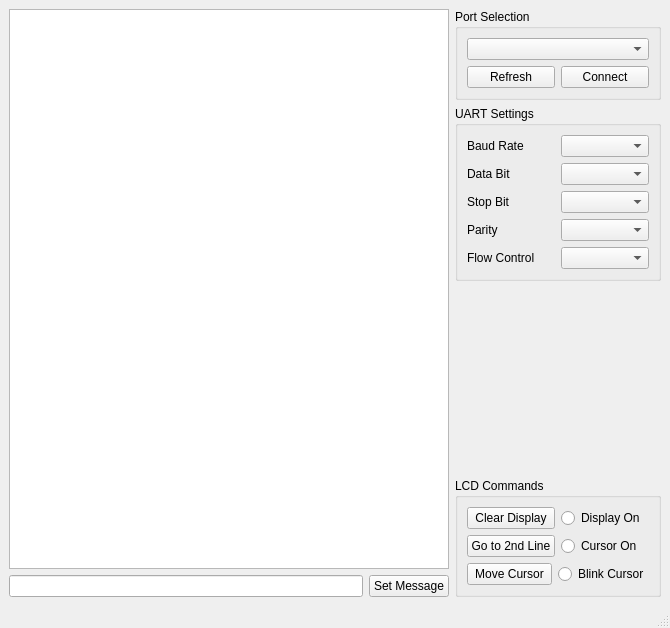
<?xml version="1.0" encoding="UTF-8"?>
<ui version="4.0">
 <class>MainWindow</class>
 <widget class="QMainWindow" name="MainWindow">
  <property name="geometry">
   <rect>
    <x>0</x>
    <y>0</y>
    <width>670</width>
    <height>628</height>
   </rect>
  </property>
  <property name="windowTitle">
   <string>MainWindow</string>
  </property>
  <widget class="QWidget" name="centralwidget">
   <layout class="QHBoxLayout" name="horizontalLayout_3">
    <item>
     <layout class="QVBoxLayout" name="verticalLayout">
      <item>
       <widget class="QPlainTextEdit" name="chat_box"/>
      </item>
      <item>
       <layout class="QHBoxLayout" name="horizontalLayout">
        <item>
         <widget class="QLineEdit" name="message_line"/>
        </item>
        <item>
         <widget class="QPushButton" name="send_button">
          <property name="text">
           <string>Set Message</string>
          </property>
         </widget>
        </item>
       </layout>
      </item>
     </layout>
    </item>
    <item>
     <layout class="QVBoxLayout" name="verticalLayout_2">
      <item alignment="Qt::AlignTop">
       <widget class="QGroupBox" name="groupBox">
        <property name="sizePolicy">
         <sizepolicy hsizetype="Preferred" vsizetype="Preferred">
          <horstretch>0</horstretch>
          <verstretch>0</verstretch>
         </sizepolicy>
        </property>
        <property name="minimumSize">
         <size>
          <width>0</width>
          <height>0</height>
         </size>
        </property>
        <property name="title">
         <string>Port Selection</string>
        </property>
        <property name="checkable">
         <bool>false</bool>
        </property>
        <layout class="QVBoxLayout" name="verticalLayout_3">
         <item>
          <widget class="QComboBox" name="comPortBox"/>
         </item>
         <item>
          <layout class="QHBoxLayout" name="horizontalLayout_2">
           <property name="sizeConstraint">
            <enum>QLayout::SetDefaultConstraint</enum>
           </property>
           <item>
            <widget class="QPushButton" name="comPortButton">
             <property name="sizePolicy">
              <sizepolicy hsizetype="Minimum" vsizetype="Fixed">
               <horstretch>0</horstretch>
               <verstretch>0</verstretch>
              </sizepolicy>
             </property>
             <property name="text">
              <string>Refresh</string>
             </property>
            </widget>
           </item>
           <item>
            <widget class="QPushButton" name="connectButton">
             <property name="text">
              <string>Connect</string>
             </property>
            </widget>
           </item>
          </layout>
         </item>
        </layout>
       </widget>
      </item>
      <item>
       <widget class="QGroupBox" name="groupBox_2">
        <property name="title">
         <string>UART Settings</string>
        </property>
        <layout class="QVBoxLayout" name="verticalLayout_4">
         <item>
          <layout class="QHBoxLayout" name="horizontalLayout_4">
           <item>
            <widget class="QLabel" name="label">
             <property name="text">
              <string>Baud Rate</string>
             </property>
            </widget>
           </item>
           <item>
            <widget class="QComboBox" name="baudRateBox"/>
           </item>
          </layout>
         </item>
         <item>
          <layout class="QHBoxLayout" name="horizontalLayout_8">
           <item>
            <widget class="QLabel" name="label_5">
             <property name="text">
              <string>Data Bit</string>
             </property>
            </widget>
           </item>
           <item>
            <widget class="QComboBox" name="dataBitBox"/>
           </item>
          </layout>
         </item>
         <item>
          <layout class="QHBoxLayout" name="horizontalLayout_7">
           <item>
            <widget class="QLabel" name="label_4">
             <property name="text">
              <string>Stop Bit</string>
             </property>
            </widget>
           </item>
           <item>
            <widget class="QComboBox" name="stopBitBox"/>
           </item>
          </layout>
         </item>
         <item>
          <layout class="QHBoxLayout" name="horizontalLayout_6">
           <item>
            <widget class="QLabel" name="label_3">
             <property name="sizePolicy">
              <sizepolicy hsizetype="Preferred" vsizetype="Preferred">
               <horstretch>0</horstretch>
               <verstretch>0</verstretch>
              </sizepolicy>
             </property>
             <property name="text">
              <string>Parity</string>
             </property>
            </widget>
           </item>
           <item>
            <widget class="QComboBox" name="parityBox"/>
           </item>
          </layout>
         </item>
         <item>
          <layout class="QHBoxLayout" name="horizontalLayout_5">
           <item>
            <widget class="QLabel" name="label_2">
             <property name="enabled">
              <bool>true</bool>
             </property>
             <property name="sizePolicy">
              <sizepolicy hsizetype="Preferred" vsizetype="Preferred">
               <horstretch>0</horstretch>
               <verstretch>0</verstretch>
              </sizepolicy>
             </property>
             <property name="text">
              <string>Flow Control</string>
             </property>
             <property name="scaledContents">
              <bool>false</bool>
             </property>
            </widget>
           </item>
           <item>
            <widget class="QComboBox" name="flowControlBox"/>
           </item>
          </layout>
         </item>
        </layout>
       </widget>
      </item>
      <item>
       <spacer name="verticalSpacer">
        <property name="orientation">
         <enum>Qt::Vertical</enum>
        </property>
        <property name="sizeHint" stdset="0">
         <size>
          <width>20</width>
          <height>40</height>
         </size>
        </property>
       </spacer>
      </item>
      <item>
       <widget class="QGroupBox" name="groupBox_3">
        <property name="title">
         <string>LCD Commands</string>
        </property>
        <layout class="QVBoxLayout" name="verticalLayout_6">
         <item>
          <layout class="QVBoxLayout" name="verticalLayout_5">
           <item>
            <layout class="QHBoxLayout" name="horizontalLayout_10">
             <item>
              <widget class="QPushButton" name="clearButton">
               <property name="sizePolicy">
                <sizepolicy hsizetype="Minimum" vsizetype="Fixed">
                 <horstretch>0</horstretch>
                 <verstretch>0</verstretch>
                </sizepolicy>
               </property>
               <property name="minimumSize">
                <size>
                 <width>85</width>
                 <height>0</height>
                </size>
               </property>
               <property name="text">
                <string>Clear Display</string>
               </property>
              </widget>
             </item>
             <item>
              <widget class="QRadioButton" name="displayOnOffButton">
               <property name="enabled">
                <bool>true</bool>
               </property>
               <property name="sizePolicy">
                <sizepolicy hsizetype="Minimum" vsizetype="Fixed">
                 <horstretch>0</horstretch>
                 <verstretch>0</verstretch>
                </sizepolicy>
               </property>
               <property name="minimumSize">
                <size>
                 <width>85</width>
                 <height>0</height>
                </size>
               </property>
               <property name="text">
                <string>Display On</string>
               </property>
               <property name="autoExclusive">
                <bool>false</bool>
               </property>
              </widget>
             </item>
            </layout>
           </item>
           <item>
            <layout class="QHBoxLayout" name="horizontalLayout_9">
             <item>
              <widget class="QPushButton" name="secondLineButton">
               <property name="minimumSize">
                <size>
                 <width>85</width>
                 <height>0</height>
                </size>
               </property>
               <property name="text">
                <string>Go to 2nd Line</string>
               </property>
              </widget>
             </item>
             <item>
              <widget class="QRadioButton" name="cursorOnButton">
               <property name="minimumSize">
                <size>
                 <width>85</width>
                 <height>0</height>
                </size>
               </property>
               <property name="text">
                <string>Cursor On</string>
               </property>
               <property name="autoExclusive">
                <bool>false</bool>
               </property>
              </widget>
             </item>
            </layout>
           </item>
           <item>
            <layout class="QHBoxLayout" name="horizontalLayout_11">
             <item>
              <widget class="QPushButton" name="moveCursorButton">
               <property name="minimumSize">
                <size>
                 <width>85</width>
                 <height>0</height>
                </size>
               </property>
               <property name="text">
                <string>Move Cursor</string>
               </property>
              </widget>
             </item>
             <item>
              <widget class="QRadioButton" name="blinkCursorButton">
               <property name="minimumSize">
                <size>
                 <width>85</width>
                 <height>0</height>
                </size>
               </property>
               <property name="text">
                <string>Blink Cursor</string>
               </property>
               <property name="autoExclusive">
                <bool>false</bool>
               </property>
              </widget>
             </item>
            </layout>
           </item>
          </layout>
         </item>
        </layout>
       </widget>
      </item>
     </layout>
    </item>
   </layout>
  </widget>
  <widget class="QMenuBar" name="menubar">
   <property name="geometry">
    <rect>
     <x>0</x>
     <y>0</y>
     <width>670</width>
     <height>22</height>
    </rect>
   </property>
  </widget>
  <widget class="QStatusBar" name="statusbar"/>
 </widget>
 <resources/>
 <connections/>
</ui>
